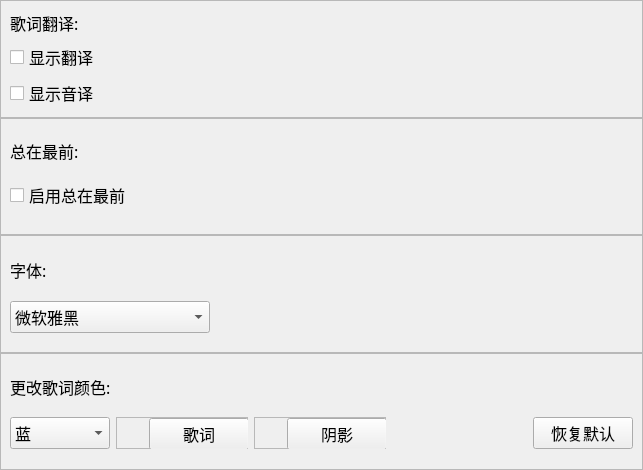
<?xml version="1.0" encoding="UTF-8"?>
<ui version="4.0">
 <class>LyricsPage</class>
 <widget class="QWidget" name="LyricsPage">
  <property name="geometry">
   <rect>
    <x>0</x>
    <y>0</y>
    <width>643</width>
    <height>470</height>
   </rect>
  </property>
  <property name="font">
   <font>
    <family>微软雅黑</family>
    <pointsize>12</pointsize>
   </font>
  </property>
  <property name="windowTitle">
   <string>LyricsPage</string>
  </property>
  <layout class="QGridLayout" name="lyricspage_gridLayout">
   <property name="leftMargin">
    <number>0</number>
   </property>
   <property name="topMargin">
    <number>0</number>
   </property>
   <property name="rightMargin">
    <number>0</number>
   </property>
   <property name="bottomMargin">
    <number>0</number>
   </property>
   <property name="spacing">
    <number>0</number>
   </property>
   <item row="3" column="0">
    <widget class="QFrame" name="change_color_frame">
     <property name="frameShape">
      <enum>QFrame::StyledPanel</enum>
     </property>
     <property name="frameShadow">
      <enum>QFrame::Raised</enum>
     </property>
     <layout class="QGridLayout" name="ChangeColorGridLayout_2">
      <item row="1" column="3">
       <spacer name="color_horizontalSpacer">
        <property name="orientation">
         <enum>Qt::Horizontal</enum>
        </property>
        <property name="sizeHint" stdset="0">
         <size>
          <width>40</width>
          <height>20</height>
         </size>
        </property>
       </spacer>
      </item>
      <item row="0" column="0" colspan="2">
       <widget class="QLabel" name="color_label">
        <property name="maximumSize">
         <size>
          <width>16777215</width>
          <height>30</height>
         </size>
        </property>
        <property name="text">
         <string>更改歌词颜色:</string>
        </property>
       </widget>
      </item>
      <item row="1" column="4">
       <widget class="QPushButton" name="lyricsdefault_button">
        <property name="minimumSize">
         <size>
          <width>100</width>
          <height>32</height>
         </size>
        </property>
        <property name="maximumSize">
         <size>
          <width>100</width>
          <height>16777215</height>
         </size>
        </property>
        <property name="text">
         <string>恢复默认</string>
        </property>
       </widget>
      </item>
      <item row="1" column="2">
       <widget class="QFrame" name="shadow_color_frame">
        <property name="maximumSize">
         <size>
          <width>132</width>
          <height>32</height>
         </size>
        </property>
        <property name="frameShape">
         <enum>QFrame::StyledPanel</enum>
        </property>
        <property name="frameShadow">
         <enum>QFrame::Raised</enum>
        </property>
        <layout class="QHBoxLayout" name="ShadowColorHorizontalLayout_2">
         <property name="spacing">
          <number>0</number>
         </property>
         <property name="leftMargin">
          <number>0</number>
         </property>
         <property name="topMargin">
          <number>0</number>
         </property>
         <property name="rightMargin">
          <number>0</number>
         </property>
         <property name="bottomMargin">
          <number>0</number>
         </property>
         <item>
          <widget class="QLabel" name="shadow_color_label">
           <property name="minimumSize">
            <size>
             <width>32</width>
             <height>32</height>
            </size>
           </property>
           <property name="maximumSize">
            <size>
             <width>32</width>
             <height>32</height>
            </size>
           </property>
           <property name="text">
            <string/>
           </property>
          </widget>
         </item>
         <item>
          <widget class="QPushButton" name="shadow_color_button">
           <property name="minimumSize">
            <size>
             <width>100</width>
             <height>32</height>
            </size>
           </property>
           <property name="maximumSize">
            <size>
             <width>100</width>
             <height>16777215</height>
            </size>
           </property>
           <property name="text">
            <string>阴影</string>
           </property>
          </widget>
         </item>
        </layout>
       </widget>
      </item>
      <item row="1" column="1">
       <widget class="QFrame" name="lyrics_color_frame">
        <property name="maximumSize">
         <size>
          <width>132</width>
          <height>32</height>
         </size>
        </property>
        <property name="frameShape">
         <enum>QFrame::StyledPanel</enum>
        </property>
        <property name="frameShadow">
         <enum>QFrame::Raised</enum>
        </property>
        <layout class="QHBoxLayout" name="LyricsColorHorizontalLayout_2">
         <property name="spacing">
          <number>0</number>
         </property>
         <property name="leftMargin">
          <number>0</number>
         </property>
         <property name="topMargin">
          <number>0</number>
         </property>
         <property name="rightMargin">
          <number>0</number>
         </property>
         <property name="bottomMargin">
          <number>0</number>
         </property>
         <item>
          <widget class="QLabel" name="lyrics_color_label">
           <property name="minimumSize">
            <size>
             <width>32</width>
             <height>32</height>
            </size>
           </property>
           <property name="maximumSize">
            <size>
             <width>32</width>
             <height>32</height>
            </size>
           </property>
           <property name="text">
            <string/>
           </property>
          </widget>
         </item>
         <item>
          <widget class="QPushButton" name="lyrics_color_button">
           <property name="minimumSize">
            <size>
             <width>100</width>
             <height>32</height>
            </size>
           </property>
           <property name="maximumSize">
            <size>
             <width>100</width>
             <height>16777215</height>
            </size>
           </property>
           <property name="text">
            <string>歌词</string>
           </property>
          </widget>
         </item>
        </layout>
       </widget>
      </item>
      <item row="1" column="0">
       <widget class="QComboBox" name="color_comboBox">
        <property name="minimumSize">
         <size>
          <width>100</width>
          <height>32</height>
         </size>
        </property>
        <property name="maximumSize">
         <size>
          <width>100</width>
          <height>16777215</height>
         </size>
        </property>
        <property name="currentIndex">
         <number>1</number>
        </property>
        <item>
         <property name="text">
          <string>自定义</string>
         </property>
        </item>
        <item>
         <property name="text">
          <string>蓝</string>
         </property>
        </item>
        <item>
         <property name="text">
          <string>红</string>
         </property>
        </item>
        <item>
         <property name="text">
          <string>紫</string>
         </property>
        </item>
        <item>
         <property name="text">
          <string>绿</string>
         </property>
        </item>
        <item>
         <property name="text">
          <string>橘</string>
         </property>
        </item>
        <item>
         <property name="text">
          <string>黄</string>
         </property>
        </item>
        <item>
         <property name="text">
          <string>棕</string>
         </property>
        </item>
        <item>
         <property name="text">
          <string>青</string>
         </property>
        </item>
        <item>
         <property name="text">
          <string>粉</string>
         </property>
        </item>
       </widget>
      </item>
     </layout>
    </widget>
   </item>
   <item row="0" column="0">
    <widget class="QFrame" name="lyrics_trans_frame">
     <property name="frameShape">
      <enum>QFrame::StyledPanel</enum>
     </property>
     <property name="frameShadow">
      <enum>QFrame::Raised</enum>
     </property>
     <layout class="QVBoxLayout" name="LyricsTransVerticalLayout_2">
      <item>
       <widget class="QLabel" name="lyrics_trans_label">
        <property name="maximumSize">
         <size>
          <width>16777215</width>
          <height>30</height>
         </size>
        </property>
        <property name="text">
         <string>歌词翻译:</string>
        </property>
       </widget>
      </item>
      <item>
       <widget class="QCheckBox" name="trans_checkBox">
        <property name="text">
         <string>显示翻译</string>
        </property>
       </widget>
      </item>
      <item>
       <widget class="QCheckBox" name="romoji_checkBox">
        <property name="text">
         <string>显示音译</string>
        </property>
       </widget>
      </item>
     </layout>
    </widget>
   </item>
   <item row="2" column="0">
    <widget class="QFrame" name="font_frame">
     <property name="frameShape">
      <enum>QFrame::StyledPanel</enum>
     </property>
     <property name="frameShadow">
      <enum>QFrame::Raised</enum>
     </property>
     <layout class="QVBoxLayout" name="FontVerticalLayout_2">
      <item>
       <widget class="QLabel" name="font_label">
        <property name="maximumSize">
         <size>
          <width>16777215</width>
          <height>30</height>
         </size>
        </property>
        <property name="text">
         <string>字体:</string>
        </property>
       </widget>
      </item>
      <item>
       <widget class="QComboBox" name="font_comboBox">
        <property name="minimumSize">
         <size>
          <width>0</width>
          <height>32</height>
         </size>
        </property>
        <property name="maximumSize">
         <size>
          <width>200</width>
          <height>16777215</height>
         </size>
        </property>
        <property name="currentIndex">
         <number>44</number>
        </property>
        <item>
         <property name="text">
          <string>Ebrima</string>
         </property>
        </item>
        <item>
         <property name="text">
          <string>Gadugi</string>
         </property>
        </item>
        <item>
         <property name="text">
          <string>Leelawadee</string>
         </property>
        </item>
        <item>
         <property name="text">
          <string>Leelawadee UI</string>
         </property>
        </item>
        <item>
         <property name="text">
          <string>Lucida Sans Unicode</string>
         </property>
        </item>
        <item>
         <property name="text">
          <string>MS Gothic</string>
         </property>
        </item>
        <item>
         <property name="text">
          <string>MS Mincho</string>
         </property>
        </item>
        <item>
         <property name="text">
          <string>MS PGothic</string>
         </property>
        </item>
        <item>
         <property name="text">
          <string>MS PMincho</string>
         </property>
        </item>
        <item>
         <property name="text">
          <string>MS UI Gothic</string>
         </property>
        </item>
        <item>
         <property name="text">
          <string>Malgun Gothic</string>
         </property>
        </item>
        <item>
         <property name="text">
          <string>Malgun Gothic Semilight</string>
         </property>
        </item>
        <item>
         <property name="text">
          <string>Meiryo</string>
         </property>
        </item>
        <item>
         <property name="text">
          <string>Meiryo UI</string>
         </property>
        </item>
        <item>
         <property name="text">
          <string>Microsoft JhengHei UI</string>
         </property>
        </item>
        <item>
         <property name="text">
          <string>Microsoft JhengHei UI Light</string>
         </property>
        </item>
        <item>
         <property name="text">
          <string>Microsoft Sans Serif</string>
         </property>
        </item>
        <item>
         <property name="text">
          <string>Microsoft YaHei UI</string>
         </property>
        </item>
        <item>
         <property name="text">
          <string>Microsoft YaHei UI Light</string>
         </property>
        </item>
        <item>
         <property name="text">
          <string>Nirmala UI</string>
         </property>
        </item>
        <item>
         <property name="text">
          <string>Nirmala UI Semilight</string>
         </property>
        </item>
        <item>
         <property name="text">
          <string>Segoe UI</string>
         </property>
        </item>
        <item>
         <property name="text">
          <string>Segoe UI Light</string>
         </property>
        </item>
        <item>
         <property name="text">
          <string>Segoe UI Semibold</string>
         </property>
        </item>
        <item>
         <property name="text">
          <string>Segoe UI Semilight</string>
         </property>
        </item>
        <item>
         <property name="text">
          <string>SimSun-ExtB</string>
         </property>
        </item>
        <item>
         <property name="text">
          <string>Tahoma</string>
         </property>
        </item>
        <item>
         <property name="text">
          <string>Yu Gothic UI</string>
         </property>
        </item>
        <item>
         <property name="text">
          <string>Yu Gothic UI Light</string>
         </property>
        </item>
        <item>
         <property name="text">
          <string>Yu Gothic UI Semibold</string>
         </property>
        </item>
        <item>
         <property name="text">
          <string>Yu Gothic UI Semilight</string>
         </property>
        </item>
        <item>
         <property name="text">
          <string>仿宋</string>
         </property>
        </item>
        <item>
         <property name="text">
          <string>华文中宋</string>
         </property>
        </item>
        <item>
         <property name="text">
          <string>华文仿宋</string>
         </property>
        </item>
        <item>
         <property name="text">
          <string>华文宋体</string>
         </property>
        </item>
        <item>
         <property name="text">
          <string>华文彩云</string>
         </property>
        </item>
        <item>
         <property name="text">
          <string>华文新魏</string>
         </property>
        </item>
        <item>
         <property name="text">
          <string>华文楷体</string>
         </property>
        </item>
        <item>
         <property name="text">
          <string>华文琥珀</string>
         </property>
        </item>
        <item>
         <property name="text">
          <string>华文细黑</string>
         </property>
        </item>
        <item>
         <property name="text">
          <string>华文行楷</string>
         </property>
        </item>
        <item>
         <property name="text">
          <string>华文隶书</string>
         </property>
        </item>
        <item>
         <property name="text">
          <string>宋体</string>
         </property>
        </item>
        <item>
         <property name="text">
          <string>幼圆</string>
         </property>
        </item>
        <item>
         <property name="text">
          <string>微软雅黑</string>
         </property>
        </item>
        <item>
         <property name="text">
          <string>微软雅黑 Light</string>
         </property>
        </item>
        <item>
         <property name="text">
          <string>新宋体</string>
         </property>
        </item>
        <item>
         <property name="text">
          <string>方正姚体</string>
         </property>
        </item>
        <item>
         <property name="text">
          <string>方正舒体</string>
         </property>
        </item>
        <item>
         <property name="text">
          <string>楷体</string>
         </property>
        </item>
        <item>
         <property name="text">
          <string>等线</string>
         </property>
        </item>
        <item>
         <property name="text">
          <string>等线 Light</string>
         </property>
        </item>
        <item>
         <property name="text">
          <string>隶书</string>
         </property>
        </item>
        <item>
         <property name="text">
          <string>黑体</string>
         </property>
        </item>
       </widget>
      </item>
     </layout>
    </widget>
   </item>
   <item row="1" column="0">
    <widget class="QFrame" name="always_front_frame">
     <property name="frameShape">
      <enum>QFrame::StyledPanel</enum>
     </property>
     <property name="frameShadow">
      <enum>QFrame::Raised</enum>
     </property>
     <layout class="QVBoxLayout" name="AlwaysFrontVerticalLayout_3">
      <item>
       <widget class="QLabel" name="always_front_label">
        <property name="maximumSize">
         <size>
          <width>16777215</width>
          <height>20</height>
         </size>
        </property>
        <property name="text">
         <string>总在最前:</string>
        </property>
       </widget>
      </item>
      <item>
       <widget class="QCheckBox" name="enable_front_checkBox">
        <property name="text">
         <string>启用总在最前</string>
        </property>
       </widget>
      </item>
     </layout>
    </widget>
   </item>
  </layout>
 </widget>
 <resources/>
 <connections/>
</ui>
